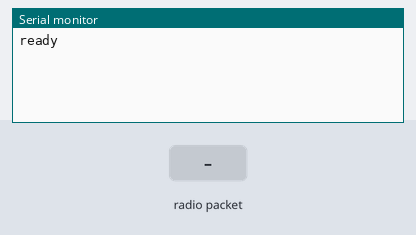
Bench run of a sketch on a simulated ESP32. On the bench: the last lines printed to the serial monitor. Inputs (shaded band) come from the test bench.

Above: at 1.2 s.
1.3 s: radio packet "1" arrives
At 2.2 s:
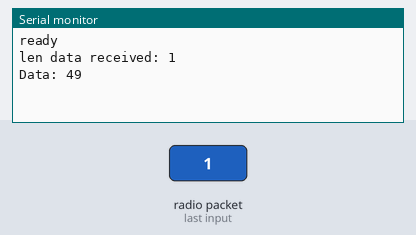
2.8 s: radio packet "0" arrives
At 3.4 s:
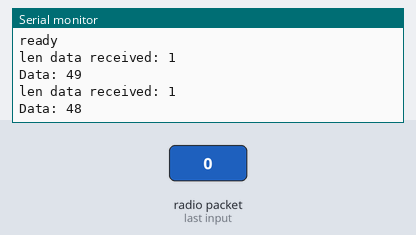
4.3 s: radio packet "2" arrives
At 5.7 s:
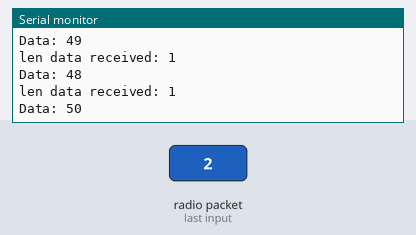

The sketch:

reciver.ino
```cpp
#include <esp_now.h>
#include <WiFi.h>

char recive_message[32] = "";

void OnDataRecv(const uint8_t *mac, const uint8_t *imcomingData, int len){
  memcpy(&recive_message, imcomingData, sizeof(recive_message));
  Serial.print("len data received: ");
  Serial.println(len);
  Serial.print("Data: ");
  Serial.println(*imcomingData);
  Serial.println();
}

void setup() {
  // put your setup code here, to run once:
  Serial.begin(115200);

  WiFi.mode(WIFI_STA);

  if(esp_now_init() != ESP_OK){
    Serial.println("error initializing esp-now");
    delay(25);
    ESP.restart();
  }

  esp_now_register_recv_cb(OnDataRecv);
  Serial.println("ready");
}

void loop() {
  // put your main code here, to run repeatedly:

}
```

Measured:
- after the input at 1.3 s, the serial monitor: prints a new line after 0.05 s (image 1)
- after the input at 2.8 s, the serial monitor: prints a new line after 0.05 s (image 2)
- after the input at 4.3 s, the serial monitor: prints a new line after 0.05 s (image 3)
